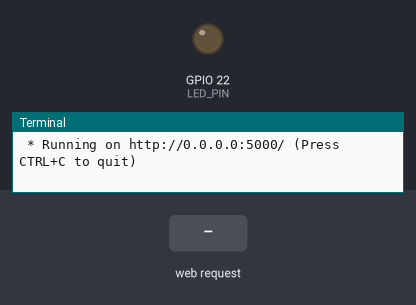
Simulated run of this program. Board: Raspberry Pi (BCM pin numbers). On the bench: output pins drawn as LEDs (lit = HIGH), the last lines printed to the terminal. Inputs (shaded band) come from the test bench. The clock reads 2024-03-15 10:24:30 at power-on unless the program sets it.

Above: at 1.2 s.
1.3 s: HTTP request for /led/on received
At 2.4 s:
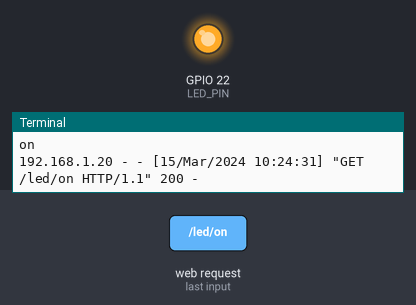
4.3 s: HTTP request for /led/off received
At 4.7 s:
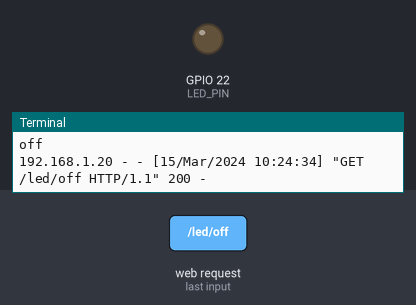
Timing chart, 0 to 7.3 s (numbered marks = the images above; inputs shaded):
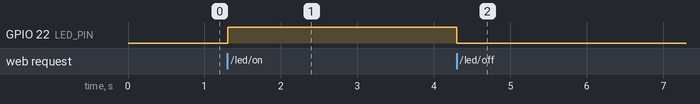

Measured:
- after the input at 1.3 s, GPIO 22 (LED_PIN): LOW → HIGH at once
- after the input at 4.3 s, GPIO 22 (LED_PIN): HIGH → LOW at once

The program:

flask_led.py
```python
from flask import Flask
import RPi.GPIO as GPIO
import time

LED_PIN = 22
GPIO.setmode(GPIO.BCM)
GPIO.setup(LED_PIN, GPIO.OUT)

app = Flask(__name__)

@app.route("/")
def hello():

    return '''
        <p>Hello, Flask!!</p>
        <a href="/led/on">LED ON</a>
        <a href="/led/off">LED OFF</a>
    '''
@app.route("/led/<cmd>")
def led_op(cmd):
    print(cmd)
    if cmd == "on":
        GPIO.output(LED_PIN, GPIO.HIGH)
        return '''
            <p>LED ON</p>
            <a href="/">Go Home</a>
        '''
    elif cmd == "off":
        GPIO.output(LED_PIN, GPIO.LOW)
        return '''
            <p>LED OFF</p>
            <a href="/">Go Home</a>
        '''

if __name__ == "__main__":
    app.run(host = "0.0.0.0")
```
